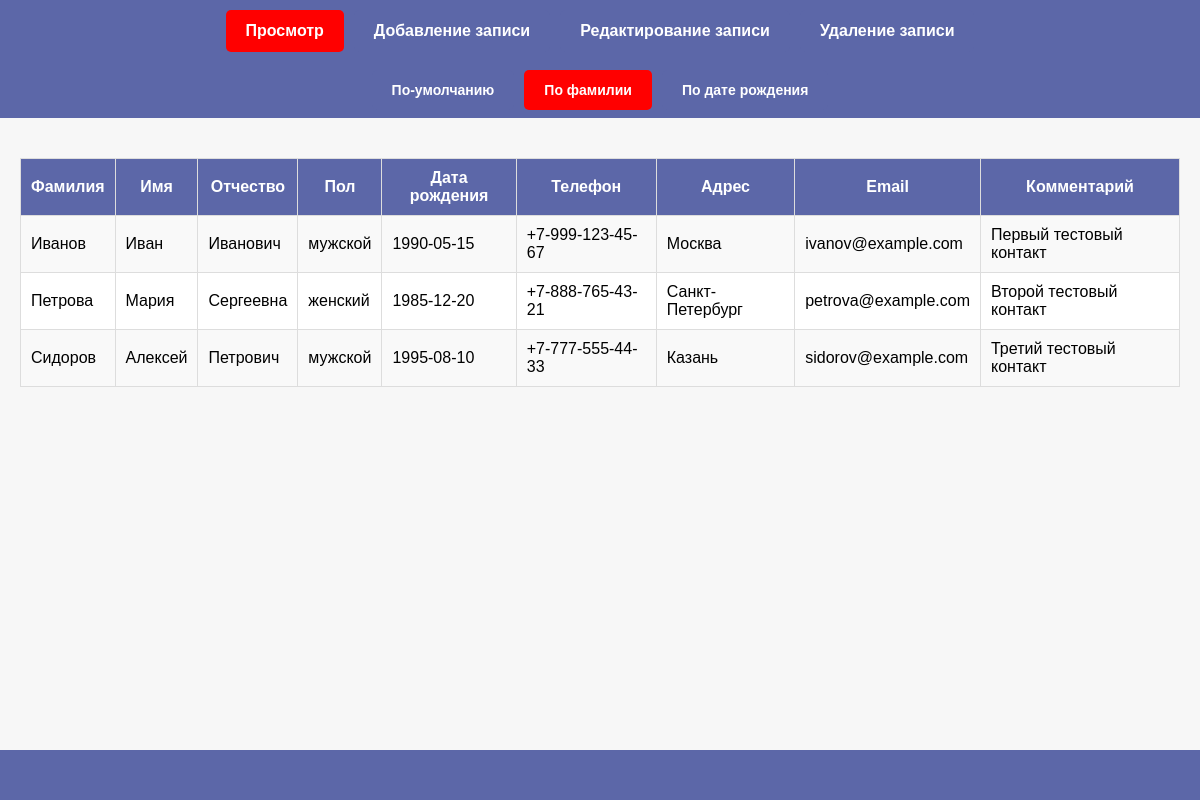
/?p=viewer&sort=surname, run on the app's committed database.
### tables this page shows
CREATE TABLE `contacts` (
  `id` int(11) NOT NULL,
  `surname` varchar(50) NOT NULL,
  `name` varchar(50) NOT NULL,
  `lastname` varchar(50) DEFAULT NULL,
  `gender` enum('мужской','женский') DEFAULT NULL,
  `date` date DEFAULT NULL,
  `phone` varchar(20) DEFAULT NULL,
  `location` text DEFAULT NULL,
  `email` varchar(100) DEFAULT NULL,
  `comment` text DEFAULT NULL
);

### viewer.php (the view, shortened to what this page needs)
<?php
function getContactsList($type = 'byid', $page = 0) {
    $mysqli = mysqli_connect('localhost', 'root', '', 'notebook');
    $order_by = '';
    switch($type) {
        case 'surname': $order_by = 'ORDER BY surname, name'; break;
    }
    $per_page = 10;
    $offset = $page * $per_page;
    $sql = "SELECT * FROM contacts $order_by LIMIT $offset, $per_page";
    $result = mysqli_query($mysqli, $sql);
    $output = '<table style="width: 100%; border-collapse: collapse; margin: 20px 0;">';
    $output .= '<tr style="background-color: #5c67a8; color: white;">';
    $output .= '<th style="padding: 10px; border: 1px solid #ddd;">Фамилия</th>';
    $output .= '<th style="padding: 10px; border: 1px solid #ddd;">Имя</th>';
    $output .= '<th style="padding: 10px; border: 1px solid #ddd;">Отчество</th>';
    $output .= '<th style="padding: 10px; border: 1px solid #ddd;">Пол</th>';
    $output .= '<th style="padding: 10px; border: 1px solid #ddd;">Дата рождения</th>';
    $output .= '<th style="padding: 10px; border: 1px solid #ddd;">Телефон</th>';
    $output .= '<th style="padding: 10px; border: 1px solid #ddd;">Адрес</th>';
    $output .= '<th style="padding: 10px; border: 1px solid #ddd;">Email</th>';
    $output .= '<th style="padding: 10px; border: 1px solid #ddd;">Комментарий</th>';
    $output .= '</tr>';
    $row_count = 0;
    while ($row = mysqli_fetch_assoc($result)) {
        $bg_color = ($row_count % 2 == 0) ? '#f9f9f9' : '#ffffff';
        $output .= '<tr style="background-color: ' . $bg_color . ';">';
        $output .= '<td style="padding: 10px; border: 1px solid #ddd;">' . htmlspecialchars($row['surname']) . '</td>';
        $output .= '<td style="padding: 10px; border: 1px solid #ddd;">' . htmlspecialchars($row['name']) . '</td>';
        $output .= '<td style="padding: 10px; border: 1px solid #ddd;">' . htmlspecialchars($row['lastname']) . '</td>';
        $output .= '<td style="padding: 10px; border: 1px solid #ddd;">' . htmlspecialchars($row['gender']) . '</td>';
        $output .= '<td style="padding: 10px; border: 1px solid #ddd;">' . htmlspecialchars($row['date']) . '</td>';
        $output .= '<td style="padding: 10px; border: 1px solid #ddd;">' . htmlspecialchars($row['phone']) . '</td>';
        $output .= '<td style="padding: 10px; border: 1px solid #ddd;">' . htmlspecialchars($row['location']) . '</td>';
        $output .= '<td style="padding: 10px; border: 1px solid #ddd;">' . htmlspecialchars($row['email']) . '</td>';
        $output .= '<td style="padding: 10px; border: 1px solid #ddd;">' . htmlspecialchars($row['comment']) . '</td>';
        $output .= '</tr>';
        $row_count++;
    }
    $output .= '</table>';
    return $output;
}
?>

### style.css (style rules this page uses)
:root { --color_a: rgb(1, 5, 17); --back_a: rgba(92, 103, 168, 0.541); }
html { font-family: sans-serif; font-size: 16px; }
body { padding: 0; margin: 0; font-family: sans-serif; background-color: rgb(247, 247, 247); font-size: 16px; }
*, *::after, *::before { box-sizing: border-box; }

### data on the page
contacts: surname "Иванов", name "Иван", lastname "Иванович", gender "мужской", date "1990-05-15", phone "+7-999-123-45-67", location "Москва", email "ivanov@example.com", comment "Первый тестовый контакт"
contacts: surname "Петрова", name "Мария", lastname "Сергеевна", gender "женский", date "1985-12-20", phone "+7-888-765-43-21", location "Санкт-Петербург", email "petrova@example.com", comment "Второй тестовый контакт"
contacts: surname "Сидоров", name "Алексей", lastname "Петрович", gender "мужской", date "1995-08-10", phone "+7-777-555-44-33", location "Казань", email "sidorov@example.com", comment "Третий тестовый контакт"

### other printed values
$value "Просмотр"
$value "Добавление записи"
$value "Редактирование записи"
$value "Удаление записи"
$value "По-умолчанию"
$value "По фамилии"
$value "По дате рождения"
